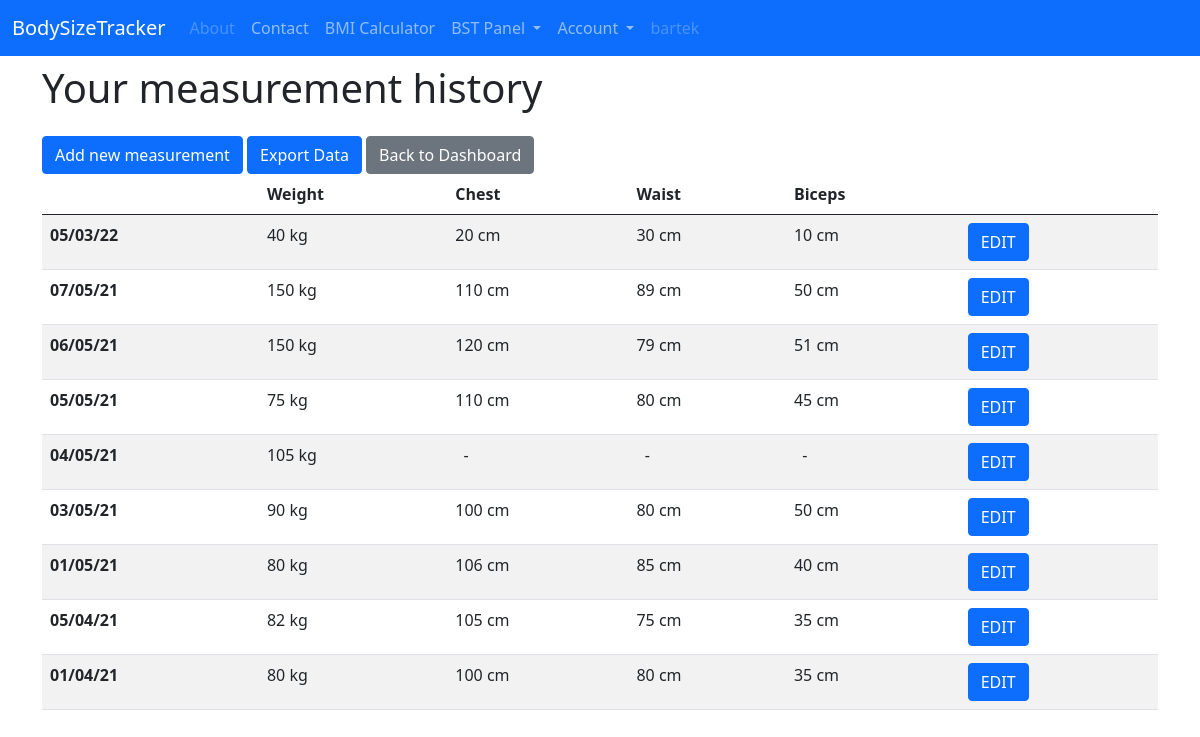
The app's page /bst/bartek/ (signed in) with its own data.
### bst/models.py (models this page shows)
class Measurement(models.Model):
    user = models.ForeignKey(User, on_delete=models.CASCADE, unique_for_date=True)
    date = models.DateField(default=datetime.date.today)
    weight = models.IntegerField(blank=True, null=True, validators=[MinValueValidator(1)])
    chest = models.IntegerField(blank=True, null=True, validators=[MinValueValidator(1)])
    waist = models.IntegerField(blank=True, null=True, validators=[MinValueValidator(1)])
    biceps = models.IntegerField(blank=True, null=True, validators=[MinValueValidator(1)])
    class Meta:
        ordering = ('date',)
        constraints = [
            models.UniqueConstraint(fields=['user', 'date'], name='unique day')
        ]
    objects = models.Manager()

### bst/views.py (the view, shortened to what this page needs)
# urls.py: path('<username>/', MeasureView.as_view(), name='dashboard-all'),
class MeasureView(LoginRequiredMixin, ListView):
    model = Measurement
    template_name = 'bst/dashboard_all.html'
    context_object_name = 'measures'
    def get(self, request, *args, **kwargs):
        if kwargs['username'] != self.request.user.username:
            return redirect('dashboard-all', self.request.user.username)
        self.object_list = self.get_queryset()
        allow_empty = self.get_allow_empty()
        context = self.get_context_data()
        return self.render_to_response(context)
    def get_queryset(self):
        return Measurement.objects.filter(user=self.request.user).order_by('-date')

### bst/templates/bst/dashboard_all.html
{% extends 'bst/base.html' %}
{% block content %}
<h1 class="mb-4 mt-2"> Your measurement history</h1>
<a class="btn btn-primary" href="{% url 'measure-add' %}" role="button">Add new measurement</a>
{% if measures %}
<a class="btn btn-primary" href="{% url 'export' %}" role="button">Export Data</a>
{% endif %}
<a class="btn btn-secondary" href="{% url 'dashboard' %}" role="button">Back to Dashboard</a>
{% if measures %}
<table class="table table-striped">
  <thead>
    <tr>
      <th scope="col"></th>
      <th scope="col">Weight</th>
      <th scope="col">Chest</th>
      <th scope="col">Waist</th>
      <th scope="col">Biceps</th>
      <th scope="col"></th>
    </tr>
  </thead>
  <tbody>
  {% for measure in measures %}
    <tr>
      <th scope="row">{{ measure.date|date:"d/m/y" }}</th>
      {% if measure.weight == None %}
      <td>&nbsp&nbsp-</td>
      {% else %}
      <td>{{ measure.weight }} kg</td>
      {% endif %}
      {% if measure.chest == None %}
      <td>&nbsp&nbsp-</td>
      {% else %}
      <td>{{ measure.chest }} cm</td>
      {% endif %}
      {% if measure.waist == None %}
      <td>&nbsp&nbsp-</td>
      {% else %}
      <td>{{ measure.waist }} cm</td>
      {% endif %}
      {% if measure.biceps == None %}
      <td>&nbsp&nbsp-</td>
      {% else %}
      <td>{{ measure.biceps }} cm</td>
      {% endif %}
      <td><a class="btn btn-primary" href="{% url 'measure-edit' measure.user measure.date %}" role="button">EDIT</a></td>
    </tr>
  {% endfor %}
  </tbody>
</table>
{% else %}
    <h5 class="mt-4"> You don't have any measurement in database.</h5>
{% endif %}
{% endblock %}

### bst/templates/bst/base.html (shortened to what this page needs)
{% load static %}
<!doctype html>
<html lang="en">
    <head>
        <link href="https://cdn.jsdelivr.net/npm/bootstrap@5.0.0-beta3/dist/css/bootstrap.min.css" rel="stylesheet">
    </head>
    <body>
        <header class="site-header">
        <nav class="navbar navbar-expand-lg navbar-dark bg-primary">
            <div class="container-fluid">
                <a class="navbar-brand" href="{% url 'home' %}">BodySizeTracker</a>
                <div class="collapse navbar-collapse" id="navbarNavDropdown">
                    <ul class="navbar-nav">
                        <li class="nav-item">
                          <a class="nav-link disabled" href="#">About</a>
                        </li>
                        <li class="nav-item">
                          <a class="nav-link" href="{% url "contact" %}">Contact</a>
                        </li>
                        <li class="nav-item">
                          <a class="nav-link" href="{% url 'bmi' %}">BMI Calculator</a>
                        </li>
                        <li class="nav-item dropdown ">
                          <a class="nav-link dropdown-toggle {% if not user.is_authenticated %}disabled{% endif %}" href="#" id="navbarDropdown" role="button" data-bs-toggle="dropdown" aria-expanded="false">
                              BST Panel
                          </a>
                        </li>
                        {% if user.is_authenticated %}
                        <li class="nav-item dropdown">
                           <a class="nav-link dropdown-toggle" href="#" id="navbarDropdownMenuLink" role="button" data-bs-toggle="dropdown" aria-expanded="false">
                               Account
                           </a>
                        </li>
                        <li class="nav-item">
                          <a class="nav-link disabled" href="#">{{  user }}</a>
                        </li>
                        {% endif %}
                     </ul>
                </div>
             </div>
        </nav>
        </header>
        <main class="container">
            <div>
            {% block content %} {% endblock %}
            </div>
        </main>
    </body>
</html>

### records on screen
Measurement: date "05/03/22", weight "40", chest "20", waist "30", biceps "10"
Measurement: date "07/05/21", weight "150", chest "110", waist "89", biceps "50"
Measurement: date "06/05/21", weight "150", chest "120", waist "79", biceps "51"
Measurement: date "05/05/21", weight "75", chest "110", waist "80", biceps "45"
Measurement: date "04/05/21", weight "105"
Measurement: date "03/05/21", weight "90", chest "100", waist "80", biceps "50"
Measurement: date "01/05/21", weight "80", chest "106", waist "85", biceps "40"
Measurement: date "05/04/21", weight "82", chest "105", waist "75", biceps "35"
Measurement: date "01/04/21", weight "80", chest "100", waist "80", biceps "35"

### other values on screen
{{ user }} "bartek"
